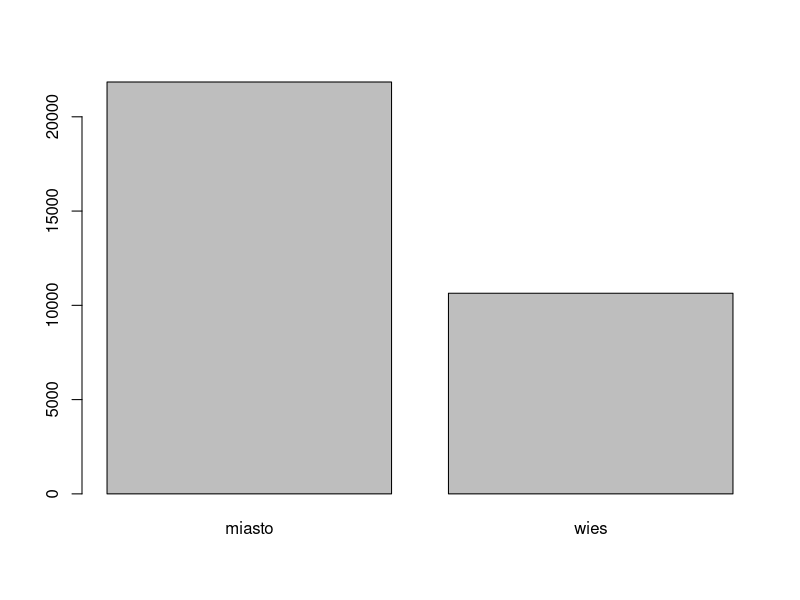
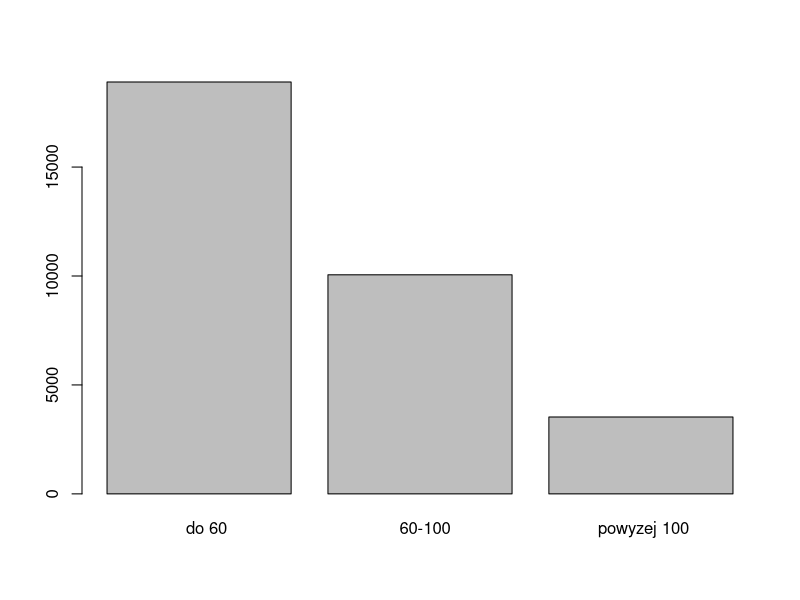
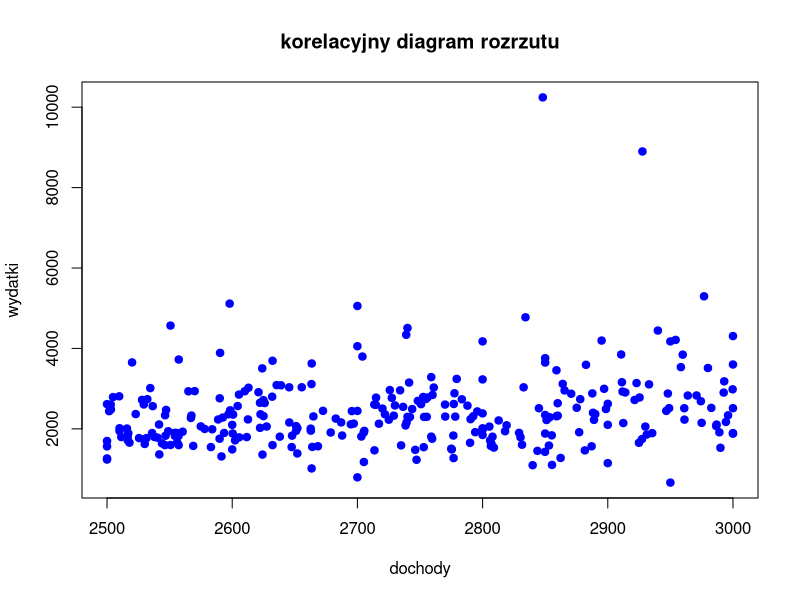

R code for these plots, in order:
## ---- chunk 1
library(readxl)
library(xtable)
## ---- chunk 2
#import plikow
dane <- read_xlsx('dane/gospodarstwa.xlsx', sheet = 1)
zmienne <- read_xlsx('dane/gospodarstwa.xlsx', sheet = 2, range = 'A2:B18')
etykiety <- read_xlsx('dane/gospodarstwa.xlsx', sheet = 3, range = 'A2:C70')
## ---- chunk 3
library(dplyr)
library(xtable)
## ---- chunk 4
# Zadanie 2. Utwórz zbiór, w którym są gospodarstwa ze wsi.
# %>%

zad2 <- dane[dane$klm==6,]
zad2dpl <- dane %>% filter(klm==6)
zad2dpl
identical(zad2,zad2dpl)
## ---- chunk 5
# Zadanie 3. Utwórz zbiór, w którym są gospodarstwa o dochodach > 2000 zł.

zad3 <- dane[dane$dochg>2000,]
zad3dpl <- dane %>% filter(dochg>2000 | is.na(dochg))
zad3dpl
identical(zad3,zad3dpl)
## ---- chunk 6
# Zadanie 4. Utwórz zbiór, który zawiera gospodarstwa z województwa wielkopolskiego oraz które zamieszkują wieś i mają dochody powyżej 3000 zł.

zad4 <- dane %>% filter(woj=='30' & klm==6 & dochg>3000)
zad4
## ---- chunk 7
# Zadanie 5. Wybierz gospodarstwa domowe z województwa dolnośląskiego i mazowieckiego z miast powyżej 500 tys. mieszkańców.

zad5 <- dane %>% filter(woj%in% c('02','14') & klm==1)
zad5
## ---- chunk 8
# Zadanie 6. Losowo wybierz zbiór 30% gospodarstw domowych
set.seed(1)
zad6 <- dane %>% slice_sample(prop = 0.3, replace = FALSE)
zad6
## ---- chunk 9
## Zagraj w totolotka
toto <- as.data.frame(1:49)
toto %>% slice_sample(n=6, replace = FALSE)
## ---- chunk 10
# Zadanie 7. Losowo wybierz 100 gospodarstw

zad7 <- dane %>% slice_sample(n=100, replace = FALSE)
zad7
## ---- chunk 11
# Zadanie 8. Wybierz gospodarstwa domowe z wierszy 10–15.

zad8 <- dane %>% slice(10:15)
zad8
## ---- chunk 12
# Zadanie 9. Wybierz gospodarstwa domowe z danymi tylko dla kolumny woj i wydg
# ale w odniesieniu jedynie dla gospodarstw z województwa wielkopolskiego.

zad9 <- dane %>% filter(woj=='30') %>%
                 select(woj,wydg)
zad9
## ---- chunk 13
# Zadanie 10. Wybierz wszystkie gospodarstwa, których dochód jest z przedziału
# 3000–4000 i zostaw tylko tą zmienną w zbiorze.

zad10 <- dane %>% filter(between(dochg, 3000, 4000)) %>% select(dochg)
zad10
## ---- chunk 14
# Zadanie 11. Wybierz wszystkie kolumny od klm do zut włącznie.

zad11 <- dane %>% select(klm:zut)
zad11
## ---- chunk 15
# Zadanie 12. Wyświetl nazwy wszystkich zmiennych w zbiorze gospodarstwa.
names(dane)
## ---- chunk 16
# Zadanie 13. Wybierz wszystkie kolumny, które zaczynają się na literę d

zad13 <- dane %>% select(starts_with('d'))
zad13
## ---- chunk 17
# Zadanie 14. Utwórz nową zmienną roznica=dochg-wydg. Pozostaw w zbiorze zmienne
# dochg, wydg i roznica.

zad14 <- dane %>% mutate(roznica=dochg-wydg) %>%
                  select(dochg,wydg,roznica)
zad14
## ---- chunk 18
# Zadanie 15. Utwórz nowe zmienne x=ln(dochg) oraz y=ln(wydg). Pamiętaj, że ln
# liczymy dla dodatnich wartości.

zad15 <- dane %>% filter(dochg>0 & wydg>0) %>%  
                  mutate(x=log(dochg), y=log(wydg))
zad15
## ---- chunk 19
#praca domowa
# wybierz gospodarstwa z woj kuj-pom zamieszkujące wieś. Utworz zmienna doch5, ktora jest o 5% wieksza od dochg (weź dochody dodatnie). Zostaw zmienne: woj, dochg, doch5.

zaddom <- dane %>% filter(woj=='04') %>% filter(klm==6) %>% filter(dochg>0) %>%
                   mutate(doch5 = dochg*1.05) %>% select(woj,dochg,doch5)
zaddom
## ---- chunk 20
# Zadanie 16. Dokonaj zamiany nazwy zmiennych dochg na dochod oraz wydg na
# wydatki.

zad16 <- dane %>% rename(dochod=dochg, wydatki=wydg)
zad16
## ---- chunk 21
# Zadanie 17. Oblicz ile było gospodarstw domowych ze względu na poszczególne
# warianty zmiennej klm.

zad17a <- dane %>% group_by(klm) %>% count()
zad17a
# xtable(zad17a)

zad17b <- dane %>% count(klm)


## ---- chunk 22
# Zadanie 20. Oblicz średnie wydatki wszystkich gospodarstw domowych

zad20 <- dane %>% summarise(srednia=mean(wydg, na.rm=TRUE))
zad20
## ---- chunk 23
# Zadanie 21. Oblicz średnie wydatki i dochody wszystkich gospodarstw domowych

zad21 <- dane %>% filter(dochg>0) %>% summarise(srednia_wyd=mean(wydg,na.rm=TRUE), srednia_dochg=mean(dochg,na.rm=TRUE))
zad21
## ---- chunk 24
# Zadanie 22. Oblicz średnią, min, max, odchylenie standardowe oraz medianę wydatków.

zad22 <- dane %>% summarise(srednia=mean(wydg, na.rm=TRUE), minimum=min(wydg, na.rm=TRUE), maximum=max(wydg, na.rm=TRUE), odchylenie=sd(wydg, na.rm=TRUE), mediana=median(wydg, na.rm=TRUE))
zad22
## ---- chunk 25
# Zadanie 23. Oblicz średnie wydatki w ramach klasy miejscowości.

zad23 <- dane %>% group_by(klm) %>% summarise(srednia=round(mean(wydg, na.rm=TRUE),1))
zad23
## ---- chunk 26
# Zadanie 25. Posortuj rosnąco zbiór gospodarstw domowych ze względu na wydatki

zad25 <- dane %>% arrange(wydg)
zad25
## ---- chunk 27
# Zadanie 26. Posortuj malejąco zbiór gospodarstw domowych ze względu na dochody.

zad26 <- dane %>% arrange(-dochg)
zad26
## ---- chunk 28
# Zadanie 27. Posortuj malejąco kod klasy miejscowości a w ramach tej klasy rosnąco
# wydatki.

zad27 <- dane %>% arrange((-klm),wydg)
zad27
## ---- chunk 29
# Zadanie 32. Utwórz nową zmienną „klasa”, która przyjmuje dwie wartości: „wieś”,
# gdy gospodarstwo jest ze wsi oraz „miasto”, gdy gospodarstwo jest z miasta.

zad32 <- dane %>% mutate(klasa=case_when(klm==6 ~ 'wies' , TRUE ~ 'miasto'))
barplot((table(zad32$klasa)))
zad32
## ---- chunk 30

# Zadanie 33. Utwórz nową zmienną „pow”, która przyjmuje trzy warianty: „do 60”,
# „(60-100>” oraz „powyżej 100” w zależności od wartości zmiennej d36 (powierzchnia
# mieszkań).

zad33 <- dane %>% mutate(pow=case_when(d36<=60 ~ '   do 60' , d36<=100 ~ '  60-100', TRUE ~ ' powyzej 100'))
barplot(table(zad33$pow))
table(zad33$pow)
## ---- chunk 31
zad34 <- dane %>% mutate(dochod=case_when(is.na(dochg) ~ 'brak danych', dochg <= 2000 ~ 'niski', dochg <= 5000 ~ 'sredni', TRUE ~ 'wysoki'))
table(zad34$dochod)
## ---- chunk 32
# Zadanie 30. Utwórz zbiór wlkp. W zbiorze tym powinny się znaleźć gospodarstwa
# z województwa wielkopolskiego, których dochód jest z przedziału 2500–3000 zł. Dochód powinien być posortowany malejąco. Oprócz dochodu mają się znaleźć 4 inne
# zmienne: klm, woj, zut i wydg. Na tym zbiorze, dla zmiennych dochg i wydg, stwórz
# korelacyjny diagram rozrzutu.

zad30 <- dane %>% filter(woj=='30' & between(dochg,2500,3000)) %>% arrange(-dochg) %>% select(klm,woj,zut,wydg,dochg)
plot(zad30$dochg, zad30$wydg, xlab = 'dochody' , ylab = 'wydatki', col = 'blue', main = 'korelacyjny diagram rozrzutu',
     pch = 19)
zad30

## ---- chunk 33
##
##zad18 i zad19 i zad31
##
## ---- chunk 34
# Zadanie 18. Oblicz ile było gospodarstw domowych w poszczególnych województwach.

zad18 <- dane %>% group_by(woj) %>% count()
zad18
## ---- chunk 35
zad19 <- dane %>%  count(d61)
zad19
## ---- chunk 36
zad31 <- dane %>% mutate(roznica = dochg - wydg, doch_os = dochg/los) %>% select(roznica,doch_os)
zad31
## ---- chunk 37
#Oblicz srednia i mediane powierzchni w przekroju wojewodztw i wygeneruj kod latexowy do tabeli

tabela <- dane %>% group_by(woj) %>% summarise(srednia=mean(d36, na.rm=TRUE))
xtable(tabela)
                                              


